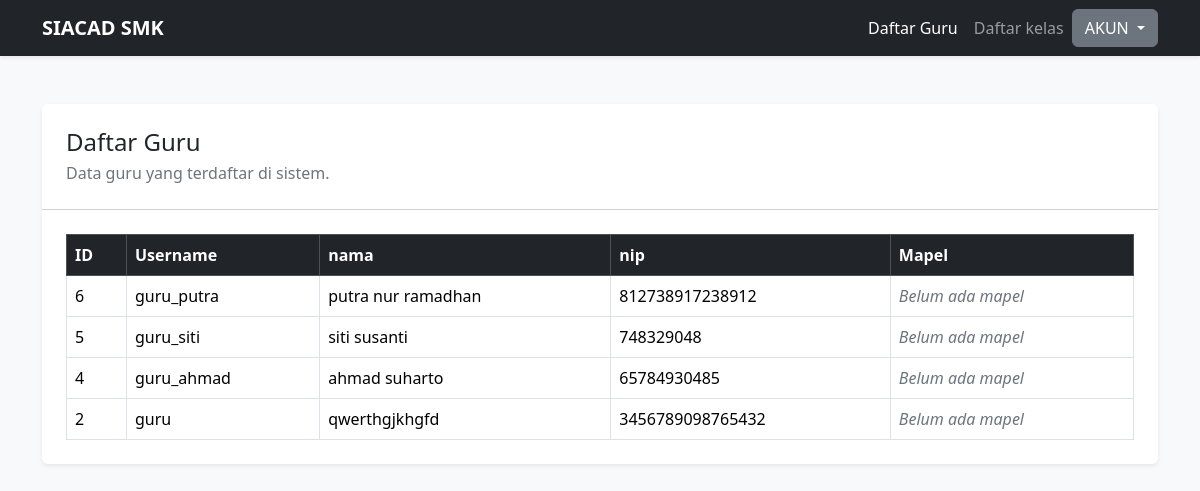
The app's page /daftar_guru.php (signed in) with its own data.
### tables this page shows
CREATE TABLE `guru` (
  `id` int(11) NOT NULL,
  `nip` varchar(20) NOT NULL,
  `nama` varchar(100) NOT NULL,
  `jenis_kelamin` enum('L','P') NOT NULL,
  `user_id` int(11) NOT NULL
);

CREATE TABLE `users` (
  `id` int(11) NOT NULL,
  `username` varchar(50) NOT NULL,
  `password` varchar(255) NOT NULL,
  `role` enum('admin','guru','siswa') NOT NULL,
  `created_at` timestamp NOT NULL DEFAULT current_timestamp() ON UPDATE current_timestamp()
);

### daftar_guru.php (the view, shortened to what this page needs)
<?php
require_once 'database.php';
$sql =
"SELECT
    guru.id AS id_guru,
    users.*,
    guru.nama,
    guru.nip,
    mapel.nama_mapel
FROM guru
LEFT JOIN users ON guru.user_id = users.id
LEFT JOIN mapel ON guru.id = mapel.guru_id
ORDER BY guru.id DESC"
;
$result = mysqli_query($koneksi, $sql);
$data = [];
if (mysqli_num_rows($result) > 0) {
    while ($row = mysqli_fetch_assoc($result)) {
        $data[] = $row;
    }
}
?>
<!doctype html>
<html lang="id">
<head>
    <link href="https://cdn.jsdelivr.net/npm/bootstrap@5.3.3/dist/css/bootstrap.min.css" rel="stylesheet">
</head>
<body class="bg-light">
<nav class="navbar navbar-expand-lg navbar-dark bg-dark shadow-sm">
    <div class="container">
        <a class="navbar-brand fw-semibold" href="#">SIACAD SMK</a>
        <div class="collapse navbar-collapse" id="navbarMenu">
            <ul class="navbar-nav ms-auto">
                <li class="nav-item">
                    <a class="nav-link active" aria-current="page" href="daftar_guru.php">Daftar Guru</a>
                </li>
                <li class="nav-item">
                    <a class="nav-link" href="daftar_kelas.php">Daftar kelas</a>
                </li>
            </ul>
        </div>
        <div class="dropdown">
    <button class="btn btn-secondary dropdown-toggle"
            type="button"
            id="dropdownMenuButton"
            data-bs-toggle="dropdown"
            aria-expanded="false">
        AKUN
    </button>
    </div>
</div>
</nav>
<main class="container py-5">
    <div class="card border-0 shadow-sm">
        <div class="card-header bg-white p-4">
            <div class="d-flex flex-column flex-md-row justify-content-between align-items-md-center gap-3">
                <div>
                    <h2 class="h4 mb-1">Daftar Guru</h2>
                    <p class="text-secondary mb-0">Data guru yang terdaftar di sistem.</p>
                </div>
            </div>
        </div>
        <div class="card-body p-4">
            <div class="table-responsive">
                <table class="table table-bordered table-hover align-middle mb-0">
                    <thead class="table-dark">
                        <tr>
                            <th>ID</th>
                            <th>Username</th>
                            <th>nama</th>
                            <th>nip</th>
                            <th>Mapel</th>
                        </tr>
                    </thead>
                    <tbody>
                        <?php if (!empty($data)) { ?>
                            <?php foreach ($data as $item) { ?>
                                <tr>
                                    <td><?php echo $item["id_guru"]; ?></td>
                                    <td><?php echo $item["username"]; ?></td>
                                    <td><?php echo $item["nama"]; ?></td>
                                    <td><?php echo $item["nip"]; ?></td>
                                    <td>
                                        <?php echo $item["mapel_guru"] ?? '<span class="text-secondary fst-italic">Belum ada mapel</span>'; ?>
                                    </td>
                                    </tr>
                            <?php } ?>
                        <?php } ?>
                    </tbody>
                </table>
            </div>
        </div>
    </div>
</main>
</body>
</html>

### records on screen
guru: id "6", user.username "guru_putra", nama "putra nur ramadhan", nip "812738917238912", mapel_guru "Belum ada mapel"
guru: id "5", user.username "guru_siti", nama "siti susanti", nip "748329048", mapel_guru "Belum ada mapel"
guru: id "4", user.username "guru_ahmad", nama "ahmad suharto", nip "65784930485", mapel_guru "Belum ada mapel"
guru: id "2", user.username "guru", nama "qwerthgjkhgfd", nip "3456789098765432", mapel_guru "Belum ada mapel"
